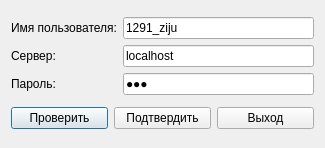
<?xml version="1.0" encoding="UTF-8"?>
<ui version="4.0">
 <class>ConnectionDialog</class>
 <widget class="QDialog" name="ConnectionDialog">
  <property name="geometry">
   <rect>
    <x>0</x>
    <y>0</y>
    <width>325</width>
    <height>148</height>
   </rect>
  </property>
  <property name="windowTitle">
   <string>Dialog</string>
  </property>
  <layout class="QGridLayout" name="gridLayout_2">
   <item row="0" column="0">
    <layout class="QGridLayout" name="gridLayout">
     <item row="0" column="0">
      <widget class="QLabel" name="labelUsername">
       <property name="text">
        <string>Имя пользователя:</string>
       </property>
       <property name="buddy">
        <cstring>lineEditUsername</cstring>
       </property>
      </widget>
     </item>
     <item row="0" column="1">
      <widget class="QLineEdit" name="lineEditUsername">
       <property name="text">
        <string>1291_ziju</string>
       </property>
       <property name="placeholderText">
        <string/>
       </property>
      </widget>
     </item>
     <item row="1" column="0">
      <widget class="QLabel" name="label_2">
       <property name="text">
        <string>Сервер:</string>
       </property>
       <property name="buddy">
        <cstring>lineEditHostname</cstring>
       </property>
      </widget>
     </item>
     <item row="2" column="0">
      <widget class="QLabel" name="label_3">
       <property name="text">
        <string>Пароль:</string>
       </property>
       <property name="buddy">
        <cstring>lineEditPassword</cstring>
       </property>
      </widget>
     </item>
     <item row="2" column="1">
      <widget class="QLineEdit" name="lineEditPassword">
       <property name="text">
        <string>123</string>
       </property>
       <property name="echoMode">
        <enum>QLineEdit::Password</enum>
       </property>
       <property name="placeholderText">
        <string/>
       </property>
      </widget>
     </item>
     <item row="1" column="1">
      <widget class="QLineEdit" name="lineEditHostname">
       <property name="text">
        <string>localhost</string>
       </property>
       <property name="placeholderText">
        <string/>
       </property>
      </widget>
     </item>
    </layout>
   </item>
   <item row="1" column="0">
    <layout class="QHBoxLayout" name="horizontalLayout">
     <item>
      <widget class="QPushButton" name="btnCheck">
       <property name="text">
        <string>Проверить</string>
       </property>
      </widget>
     </item>
     <item>
      <widget class="QPushButton" name="btnOk">
       <property name="text">
        <string>Подтвердить</string>
       </property>
      </widget>
     </item>
     <item>
      <widget class="QPushButton" name="btnExit">
       <property name="text">
        <string>Выход</string>
       </property>
      </widget>
     </item>
    </layout>
   </item>
  </layout>
 </widget>
 <tabstops>
  <tabstop>lineEditUsername</tabstop>
  <tabstop>lineEditHostname</tabstop>
  <tabstop>lineEditPassword</tabstop>
  <tabstop>btnOk</tabstop>
  <tabstop>btnExit</tabstop>
 </tabstops>
 <resources/>
 <connections>
  <connection>
   <sender>btnOk</sender>
   <signal>clicked()</signal>
   <receiver>ConnectionDialog</receiver>
   <slot>accept()</slot>
   <hints>
    <hint type="sourcelabel">
     <x>114</x>
     <y>99</y>
    </hint>
    <hint type="destinationlabel">
     <x>165</x>
     <y>103</y>
    </hint>
   </hints>
  </connection>
  <connection>
   <sender>btnExit</sender>
   <signal>clicked()</signal>
   <receiver>ConnectionDialog</receiver>
   <slot>reject()</slot>
   <hints>
    <hint type="sourcelabel">
     <x>232</x>
     <y>100</y>
    </hint>
    <hint type="destinationlabel">
     <x>228</x>
     <y>119</y>
    </hint>
   </hints>
  </connection>
 </connections>
</ui>
